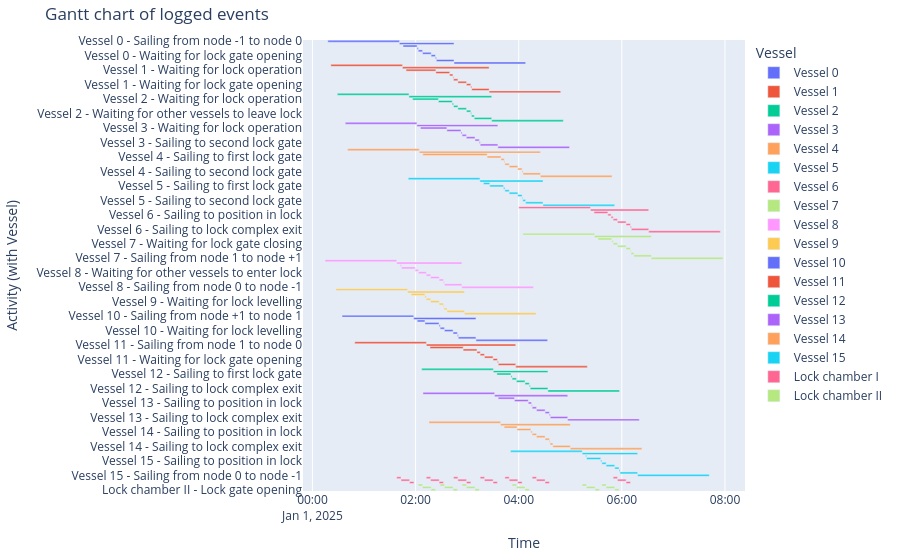

The notebook cell this image was saved under:
### Markdown cell above
##### Gantt chart of event table
We can create a gantt chart of all the objects:

### Code cell
df_eventtable = logbook2eventtable([*vessels, lock_chamber_I, lock_chamber_II])
fig = generate_vessel_gantt_chart(df_eventtable)

### Figure 1 — Plotly figure (JSON) as saved in the notebook; plotly's stock layout.template omitted (floating-point values rounded to 4 significant figures)
{"data": [{"base": ["2025-01-01T00:17:55.000000", "2025-01-01T01:41:15.000000", "2025-01-01T01:45:25.000000", "2025-01-01T02:01:46.000000", "2025-01-01T02:03:07.000000", "2025-01-01T02:08:07.000000", "2025-01-01T02:18:07.000000", "2025-01-01T02:23:07.000000", "2025-01-01T02:24:12.000000", "2025-01-01T02:44:44.000000"], "hovertemplate": "object name=Vessel 0<br>start time=%{base}<br>stop time=%{x}<br>activity label=%{y}<extra></extra>", "legendgroup": "Vessel 0", "marker": {"color": "#636efa", "pattern": {"shape": ""}}, "name": "Vessel 0", "orientation": "h", "showlegend": true, "textposition": "auto", "type": "bar", "x": [5000000, 3809000, 981000, 81000, 300000, 600000, 300000, 65000, 1232000, 5000000], "xaxis": "x", "y": ["Vessel 0 - Sailing from node -1 to node 0", "Vessel 0 - Sailing from node 0 to node 1", "Vessel 0 - Sailing to first lock gate", "Vessel 0 - Sailing to position in lock", "Vessel 0 - Waiting for lock gate closing", "Vessel 0 - Waiting for lock levelling", "Vessel 0 - Waiting for lock gate opening", "Vessel 0 - Sailing to second lock gate", "Vessel 0 - Sailing to lock complex exit", "Vessel 0 - Sailing from node 1 to node +1"], "yaxis": "y"}, {"base": ["2025-01-01T00:21:25.000000", "2025-01-01T01:44:45.000000", "2025-01-01T01:48:55.000000", "2025-01-01T02:23:37.000000", "2025-01-01T02:39:40.000000", "2025-01-01T02:43:26.000000", "2025-01-01T02:44:14.000000", "2025-01-01T02:49:14.000000", "2025-01-01T02:59:14.000000", "2025-01-01T03:04:14.000000", "2025-01-01T03:05:20.000000", "2025-01-01T03:25:33.000000"], "hovertemplate": "object name=Vessel 1<br>start time=%{base}<br>stop time=%{x}<br>activity label=%{y}<extra></extra>", "legendgroup": "Vessel 1", "marker": {"color": "#EF553B", "pattern": {"shape": ""}}, "name": "Vessel 1", "orientation": "h", "showlegend": true, "textposition": "auto", "type": "bar", "x": [5000000, 6048000, 2082000, 963000, 226000, 48000, 300000, 600000, 300000, 66000, 1213000, 5000000], "xaxis": "x", "y": ["Vessel 1 - Sailing from node -1 to node 0", "Vessel 1 - Sailing from node 0 to node 1", "Vessel 1 - Waiting for lock operation", "Vessel 1 - Sailing to first lock gate", "Vessel 1 - Sailing to position in lock", "Vessel 1 - Waiting for other vessels to enter lock", "Vessel 1 - Waiting for lock gate closing", "Vessel 1 - Waiting for lock levelling", "Vessel 1 - Waiting for lock gate opening", "Vessel 1 - Sailing to second lock gate", "Vessel 1 - Sailing to lock complex exit", "Vessel 1 - Sailing from node 1 to node +1"], "yaxis": "y"}, {"base": ["2025-01-01T00:28:58.000000", "2025-01-01T01:52:18.000000", "2025-01-01T01:56:28.000000", "2025-01-01T02:26:37.000000", "2025-01-01T02:42:40.000000", "2025-01-01T02:44:14.000000", "2025-01-01T02:49:14.000000", "2025-01-01T02:59:14.000000", "2025-01-01T03:04:14.000000", "2025-01-01T03:05:03.000000", "2025-01-01T03:08:20.000000", "2025-01-01T03:28:33.000000"], "hovertemplate": "object name=Vessel 2<br>start time=%{base}<br>stop time=%{x}<br>activity label=%{y}<extra></extra>", "legendgroup": "Vessel 2", "marker": {"color": "#00cc96", "pattern": {"shape": ""}}, "name": "Vessel 2", "orientation": "h", "showlegend": true, "textposition": "auto", "type": "bar", "x": [5000000, 5775000, 1809000, 963000, 94000, 300000, 600000, 300000, 49000, 197000, 1213000, 5000000], "xaxis": "x", "y": ["Vessel 2 - Sailing from node -1 to node 0", "Vessel 2 - Sailing from node 0 to node 1", "Vessel 2 - Waiting for lock operation", "Vessel 2 - Sailing to first lock gate", "Vessel 2 - Sailing to position in lock", "Vessel 2 - Waiting for lock gate closing", "Vessel 2 - Waiting for lock levelling", "Vessel 2 - Waiting for lock gate opening", "Vessel 2 - Waiting for other vessels to leave lock", "Vessel 2 - Sailing to second lock gate", "Vessel 2 - Sailing to lock complex exit", "Vessel 2 - Sailing from node 1 to node +1"], "yaxis": "y"}, {"base": ["2025-01-01T00:38:13.000000", "2025-01-01T02:01:33.000000", "2025-01-01T02:05:43.000000", "2025-01-01T02:36:26.000000", "2025-01-01T02:52:48.000000", "2025-01-01T02:54:08.000000", "2025-01-01T02:59:08.000000", "2025-01-01T03:09:08.000000", "2025-01-01T03:14:08.000000", "2025-01-01T03:15:14.000000", "2025-01-01T03:35:46.000000"], "hovertemplate": "object name=Vessel 3<br>start time=%{base}<br>stop time=%{x}<br>activity label=%{y}<extra></extra>", "legendgroup": "Vessel 3", "marker": {"color": "#ab63fa", "pattern": {"shape": ""}}, "name": "Vessel 3", "orientation": "h", "showlegend": true, "textposition": "auto", "type": "bar", "x": [5000000, 5653000, 1843000, 982000, 80000, 300000, 600000, 300000, 66000, 1232000, 5000000], "xaxis": "x", "y": ["Vessel 3 - Sailing from node -1 to node 0", "Vessel 3 - Sailing from node 0 to node 1", "Vessel 3 - Waiting for lock operation", "Vessel 3 - Sailing to first lock gate", "Vessel 3 - Sailing to position in lock", "Vessel 3 - Waiting for lock gate closing", "Vessel 3 - Waiting for lock levelling", "Vessel 3 - Waiting for lock gate opening", "Vessel 3 - Sailing to second lock gate", "Vessel 3 - Sailing to lock complex exit", "Vessel 3 - Sailing from node 1 to node +1"], "yaxis": "y"}, {"base": ["2025-01-01T00:40:58.000000", "2025-01-01T02:04:18.000000", "2025-01-01T02:08:28.000000", "2025-01-01T03:23:18.000000", "2025-01-01T03:39:22.000000", "2025-01-01T03:43:08.000000", "2025-01-01T03:43:56.000000", "2025-01-01T03:48:56.000000", "2025-01-01T03:58:56.000000", "2025-01-01T04:03:56.000000", "2025-01-01T04:05:02.000000", "2025-01-01T04:25:15.000000"], "hovertemplate": "object name=Vessel 4<br>start time=%{base}<br>stop time=%{x}<br>activity label=%{y}<extra></extra>", "legendgroup": "Vessel 4", "marker": {"color": "#FFA15A", "pattern": {"shape": ""}}, "name": "Vessel 4", "orientation": "h", "showlegend": true, "textposition": "auto", "type": "bar", "x": [5000000, 8457000, 4490000, 964000, 226000, 48000, 300000, 600000, 300000, 66000, 1213000, 5000000], "xaxis": "x", "y": ["Vessel 4 - Sailing from node -1 to node 0", "Vessel 4 - Sailing from node 0 to node 1", "Vessel 4 - Waiting for lock operation", "Vessel 4 - Sailing to first lock gate", "Vessel 4 - Sailing to position in lock", "Vessel 4 - Waiting for other vessels to enter lock", "Vessel 4 - Waiting for lock gate closing", "Vessel 4 - Waiting for lock levelling", "Vessel 4 - Waiting for lock gate opening", "Vessel 4 - Sailing to second lock gate", "Vessel 4 - Sailing to lock complex exit", "Vessel 4 - Sailing from node 1 to node +1"], "yaxis": "y"}, {"base": ["2025-01-01T01:51:31.000000", "2025-01-01T03:14:51.000000", "2025-01-01T03:19:01.000000", "2025-01-01T03:26:18.000000", "2025-01-01T03:42:22.000000", "2025-01-01T03:43:56.000000", "2025-01-01T03:48:56.000000", "2025-01-01T03:58:56.000000", "2025-01-01T04:03:56.000000", "2025-01-01T04:04:45.000000", "2025-01-01T04:08:02.000000", "2025-01-01T04:28:15.000000"], "hovertemplate": "object name=Vessel 5<br>start time=%{base}<br>stop time=%{x}<br>activity label=%{y}<extra></extra>", "legendgroup": "Vessel 5", "marker": {"color": "#19d3f3", "pattern": {"shape": ""}}, "name": "Vessel 5", "orientation": "h", "showlegend": true, "textposition": "auto", "type": "bar", "x": [5000000, 4404000, 437000, 964000, 94000, 300000, 600000, 300000, 49000, 197000, 1213000, 5000000], "xaxis": "x", "y": ["Vessel 5 - Sailing from node -1 to node 0", "Vessel 5 - Sailing from node 0 to node 1", "Vessel 5 - Waiting for lock operation", "Vessel 5 - Sailing to first lock gate", "Vessel 5 - Sailing to position in lock", "Vessel 5 - Waiting for lock gate closing", "Vessel 5 - Waiting for lock levelling", "Vessel 5 - Waiting for lock gate opening", "Vessel 5 - Waiting for other vessels to leave lock", "Vessel 5 - Sailing to second lock gate", "Vessel 5 - Sailing to lock complex exit", "Vessel 5 - Sailing from node 1 to node +1"], "yaxis": "y"}, {"base": ["2025-01-01T04:00:10.000000", "2025-01-01T05:23:30.000000", "2025-01-01T05:27:40.000000", "2025-01-01T05:43:43.000000", "2025-01-01T05:47:29.000000", "2025-01-01T05:49:56.000000", "2025-01-01T05:54:56.000000", "2025-01-01T06:04:56.000000", "2025-01-01T06:09:56.000000", "2025-01-01T06:11:02.000000", "2025-01-01T06:31:15.000000"], "hovertemplate": "object name=Vessel 6<br>start time=%{base}<br>stop time=%{x}<br>activity label=%{y}<extra></extra>", "legendgroup": "Vessel 6", "marker": {"color": "#FF6692", "pattern": {"shape": ""}}, "name": "Vessel 6", "orientation": "h", "showlegend": true, "textposition": "auto", "type": "bar", "x": [5000000, 4065000, 963000, 226000, 147000, 300000, 600000, 300000, 66000, 1213000, 5000000], "xaxis": "x", "y": ["Vessel 6 - Sailing from node -1 to node 0", "Vessel 6 - Sailing from node 0 to node 1", "Vessel 6 - Sailing to first lock gate", "Vessel 6 - Sailing to position in lock", "Vessel 6 - Waiting for other vessels to enter lock", "Vessel 6 - Waiting for lock gate closing", "Vessel 6 - Waiting for lock levelling", "Vessel 6 - Waiting for lock gate opening", "Vessel 6 - Sailing to second lock gate", "Vessel 6 - Sailing to lock complex exit", "Vessel 6 - Sailing from node 1 to node +1"], "yaxis": "y"}, {"base": ["2025-01-01T04:04:49.000000", "2025-01-01T05:28:09.000000", "2025-01-01T05:32:19.000000", "2025-01-01T05:48:22.000000", "2025-01-01T05:49:56.000000", "2025-01-01T05:54:56.000000", "2025-01-01T06:04:56.000000", "2025-01-01T06:09:56.000000", "2025-01-01T06:10:45.000000", "2025-01-01T06:14:02.000000", "2025-01-01T06:34:15.000000"], "hovertemplate": "object name=Vessel 7<br>start time=%{base}<br>stop time=%{x}<br>activity label=%{y}<extra></extra>", "legendgroup": "Vessel 7", "marker": {"color": "#B6E880", "pattern": {"shape": ""}}, "name": "Vessel 7", "orientation": "h", "showlegend": true, "textposition": "auto", "type": "bar", "x": [5000000, 3966000, 963000, 94000, 300000, 600000, 300000, 49000, 197000, 1213000, 5000000], "xaxis": "x", "y": ["Vessel 7 - Sailing from node -1 to node 0", "Vessel 7 - Sailing from node 0 to node 1", "Vessel 7 - Sailing to first lock gate", "Vessel 7 - Sailing to position in lock", "Vessel 7 - Waiting for lock gate closing", "Vessel 7 - Waiting for lock levelling", "Vessel 7 - Waiting for lock gate opening", "Vessel 7 - Waiting for other vessels to leave lock", "Vessel 7 - Sailing to second lock gate", "Vessel 7 - Sailing to lock complex exit", "Vessel 7 - Sailing from node 1 to node +1"], "yaxis": "y"}, {"base": ["2025-01-01T00:14:44.000000", "2025-01-01T01:38:04.000000", "2025-01-01T01:42:14.000000", "2025-01-01T01:43:34.000000", "2025-01-01T01:59:37.000000", "2025-01-01T02:03:23.000000", "2025-01-01T02:12:29.000000", "2025-01-01T02:17:29.000000", "2025-01-01T02:27:29.000000", "2025-01-01T02:32:29.000000", "2025-01-01T02:33:35.000000", "2025-01-01T02:53:48.000000"], "hovertemplate": "object name=Vessel 8<br>start time=%{base}<br>stop time=%{x}<br>activity label=%{y}<extra></extra>", "legendgroup": "Vessel 8", "marker": {"color": "#FF97FF", "pattern": {"shape": ""}}, "name": "Vessel 8", "orientation": "h", "showlegend": true, "textposition": "auto", "type": "bar", "x": [5000000, 4544000, 80000, 963000, 226000, 546000, 300000, 600000, 300000, 66000, 1213000, 5000000], "xaxis": "x", "y": ["Vessel 8 - Sailing from node +1 to node 1", "Vessel 8 - Sailing from node 1 to node 0", "Vessel 8 - Waiting for lock operation", "Vessel 8 - Sailing to first lock gate", "Vessel 8 - Sailing to position in lock", "Vessel 8 - Waiting for other vessels to enter lock", "Vessel 8 - Waiting for lock gate closing", "Vessel 8 - Waiting for lock levelling", "Vessel 8 - Waiting for lock gate opening", "Vessel 8 - Sailing to second lock gate", "Vessel 8 - Sailing to lock complex exit", "Vessel 8 - Sailing from node 0 to node -1"], "yaxis": "y"}, {"base": ["2025-01-01T00:27:21.000000", "2025-01-01T01:50:41.000000", "2025-01-01T01:54:51.000000", "2025-01-01T02:10:54.000000", "2025-01-01T02:12:29.000000", "2025-01-01T02:17:29.000000", "2025-01-01T02:27:29.000000", "2025-01-01T02:32:29.000000", "2025-01-01T02:33:18.000000", "2025-01-01T02:36:35.000000", "2025-01-01T02:56:48.000000"], "hovertemplate": "object name=Vessel 9<br>start time=%{base}<br>stop time=%{x}<br>activity label=%{y}<extra></extra>", "legendgroup": "Vessel 9", "marker": {"color": "#FECB52", "pattern": {"shape": ""}}, "name": "Vessel 9", "orientation": "h", "showlegend": true, "textposition": "auto", "type": "bar", "x": [5000000, 3967000, 963000, 95000, 300000, 600000, 300000, 49000, 197000, 1213000, 5000000], "xaxis": "x", "y": ["Vessel 9 - Sailing from node +1 to node 1", "Vessel 9 - Sailing from node 1 to node 0", "Vessel 9 - Sailing to first lock gate", "Vessel 9 - Sailing to position in lock", "Vessel 9 - Waiting for lock gate closing", "Vessel 9 - Waiting for lock levelling", "Vessel 9 - Waiting for lock gate opening", "Vessel 9 - Waiting for other vessels to leave lock", "Vessel 9 - Sailing to second lock gate", "Vessel 9 - Sailing to lock complex exit", "Vessel 9 - Sailing from node 0 to node -1"], "yaxis": "y"}, {"base": ["2025-01-01T00:34:27.000000", "2025-01-01T01:57:47.000000", "2025-01-01T02:01:57.000000", "2025-01-01T02:10:55.000000", "2025-01-01T02:27:17.000000", "2025-01-01T02:28:37.000000", "2025-01-01T02:33:37.000000", "2025-01-01T02:43:37.000000", "2025-01-01T02:48:37.000000", "2025-01-01T02:49:43.000000", "2025-01-01T03:10:15.000000"], "hovertemplate": "object name=Vessel 10<br>start time=%{base}<br>stop time=%{x}<br>activity label=%{y}<extra></extra>", "legendgroup": "Vessel 10", "marker": {"color": "#636efa", "pattern": {"shape": ""}}, "name": "Vessel 10", "orientation": "h", "showlegend": true, "textposition": "auto", "type": "bar", "x": [5000000, 4348000, 538000, 982000, 80000, 300000, 600000, 300000, 66000, 1232000, 5000000], "xaxis": "x", "y": ["Vessel 10 - Sailing from node +1 to node 1", "Vessel 10 - Sailing from node 1 to node 0", "Vessel 10 - Waiting for lock operation", "Vessel 10 - Sailing to first lock gate", "Vessel 10 - Sailing to position in lock", "Vessel 10 - Waiting for lock gate closing", "Vessel 10 - Waiting for lock levelling", "Vessel 10 - Waiting for lock gate opening", "Vessel 10 - Sailing to second lock gate", "Vessel 10 - Sailing to lock complex exit", "Vessel 10 - Sailing from node 0 to node -1"], "yaxis": "y"}, {"base": ["2025-01-01T00:49:15.000000", "2025-01-01T02:12:35.000000", "2025-01-01T02:16:45.000000", "2025-01-01T02:55:22.000000", "2025-01-01T03:11:25.000000", "2025-01-01T03:15:11.000000", "2025-01-01T03:20:11.000000", "2025-01-01T03:30:11.000000", "2025-01-01T03:35:11.000000", "2025-01-01T03:36:17.000000", "2025-01-01T03:56:30.000000"], "hovertemplate": "object name=Vessel 11<br>start time=%{base}<br>stop time=%{x}<br>activity label=%{y}<extra></extra>", "legendgroup": "Vessel 11", "marker": {"color": "#EF553B", "pattern": {"shape": ""}}, "name": "Vessel 11", "orientation": "h", "showlegend": true, "textposition": "auto", "type": "bar", "x": [5000000, 6235000, 2317000, 963000, 226000, 300000, 600000, 300000, 66000, 1213000, 5000000], "xaxis": "x", "y": ["Vessel 11 - Sailing from node +1 to node 1", "Vessel 11 - Sailing from node 1 to node 0", "Vessel 11 - Waiting for lock operation", "Vessel 11 - Sailing to first lock gate", "Vessel 11 - Sailing to position in lock", "Vessel 11 - Waiting for lock gate closing", "Vessel 11 - Waiting for lock levelling", "Vessel 11 - Waiting for lock gate opening", "Vessel 11 - Sailing to second lock gate", "Vessel 11 - Sailing to lock complex exit", "Vessel 11 - Sailing from node 0 to node -1"], "yaxis": "y"}, {"base": ["2025-01-01T02:07:07.000000", "2025-01-01T03:30:27.000000", "2025-01-01T03:34:37.000000", "2025-01-01T03:50:59.000000", "2025-01-01T03:52:19.000000", "2025-01-01T03:57:19.000000", "2025-01-01T04:07:19.000000", "2025-01-01T04:12:19.000000", "2025-01-01T04:13:25.000000", "2025-01-01T04:33:57.000000"], "hovertemplate": "object name=Vessel 12<br>start time=%{base}<br>stop time=%{x}<br>activity label=%{y}<extra></extra>", "legendgroup": "Vessel 12", "marker": {"color": "#00cc96", "pattern": {"shape": ""}}, "name": "Vessel 12", "orientation": "h", "showlegend": true, "textposition": "auto", "type": "bar", "x": [5000000, 3810000, 982000, 80000, 300000, 600000, 300000, 66000, 1232000, 5000000], "xaxis": "x", "y": ["Vessel 12 - Sailing from node +1 to node 1", "Vessel 12 - Sailing from node 1 to node 0", "Vessel 12 - Sailing to first lock gate", "Vessel 12 - Sailing to position in lock", "Vessel 12 - Waiting for lock gate closing", "Vessel 12 - Waiting for lock levelling", "Vessel 12 - Waiting for lock gate opening", "Vessel 12 - Sailing to second lock gate", "Vessel 12 - Sailing to lock complex exit", "Vessel 12 - Sailing from node 0 to node -1"], "yaxis": "y"}, {"base": ["2025-01-01T02:08:36.000000", "2025-01-01T03:31:56.000000", "2025-01-01T03:36:06.000000", "2025-01-01T03:55:04.000000", "2025-01-01T04:11:07.000000", "2025-01-01T04:14:53.000000", "2025-01-01T04:15:42.000000", "2025-01-01T04:20:42.000000", "2025-01-01T04:30:42.000000", "2025-01-01T04:35:42.000000", "2025-01-01T04:36:47.000000", "2025-01-01T04:57:00.000000"], "hovertemplate": "object name=Vessel 13<br>start time=%{base}<br>stop time=%{x}<br>activity label=%{y}<extra></extra>", "legendgroup": "Vessel 13", "marker": {"color": "#ab63fa", "pattern": {"shape": ""}}, "name": "Vessel 13", "orientation": "h", "showlegend": true, "textposition": "auto", "type": "bar", "x": [5000000, 5104000, 1138000, 963000, 226000, 49000, 300000, 600000, 300000, 65000, 1213000, 5000000], "xaxis": "x", "y": ["Vessel 13 - Sailing from node +1 to node 1", "Vessel 13 - Sailing from node 1 to node 0", "Vessel 13 - Waiting for lock operation", "Vessel 13 - Sailing to first lock gate", "Vessel 13 - Sailing to position in lock", "Vessel 13 - Waiting for other vessels to enter lock", "Vessel 13 - Waiting for lock gate closing", "Vessel 13 - Waiting for lock levelling", "Vessel 13 - Waiting for lock gate opening", "Vessel 13 - Sailing to second lock gate", "Vessel 13 - Sailing to lock complex exit", "Vessel 13 - Sailing from node 0 to node -1"], "yaxis": "y"}, {"base": ["2025-01-01T02:15:36.000000", "2025-01-01T03:38:56.000000", "2025-01-01T03:43:06.000000", "2025-01-01T03:58:04.000000", "2025-01-01T04:14:07.000000", "2025-01-01T04:15:42.000000", "2025-01-01T04:20:42.000000", "2025-01-01T04:30:42.000000", "2025-01-01T04:35:42.000000", "2025-01-01T04:36:31.000000", "2025-01-01T04:39:47.000000", "2025-01-01T05:00:00.000000"], "hovertemplate": "object name=Vessel 14<br>start time=%{base}<br>stop time=%{x}<br>activity label=%{y}<extra></extra>", "legendgroup": "Vessel 14", "marker": {"color": "#FFA15A", "pattern": {"shape": ""}}, "name": "Vessel 14", "orientation": "h", "showlegend": true, "textposition": "auto", "type": "bar", "x": [5000000, 4864000, 898000, 963000, 95000, 300000, 600000, 300000, 49000, 196000, 1213000, 5000000], "xaxis": "x", "y": ["Vessel 14 - Sailing from node +1 to node 1", "Vessel 14 - Sailing from node 1 to node 0", "Vessel 14 - Waiting for lock operation", "Vessel 14 - Sailing to first lock gate", "Vessel 14 - Sailing to position in lock", "Vessel 14 - Waiting for lock gate closing", "Vessel 14 - Waiting for lock levelling", "Vessel 14 - Waiting for lock gate opening", "Vessel 14 - Waiting for other vessels to leave lock", "Vessel 14 - Sailing to second lock gate", "Vessel 14 - Sailing to lock complex exit", "Vessel 14 - Sailing from node 0 to node -1"], "yaxis": "y"}, {"base": ["2025-01-01T03:50:31.000000", "2025-01-01T05:13:51.000000", "2025-01-01T05:18:01.000000", "2025-01-01T05:19:02.000000", "2025-01-01T05:35:24.000000", "2025-01-01T05:36:44.000000", "2025-01-01T05:41:44.000000", "2025-01-01T05:51:44.000000", "2025-01-01T05:56:44.000000", "2025-01-01T05:57:49.000000", "2025-01-01T06:18:21.000000"], "hovertemplate": "object name=Vessel 15<br>start time=%{base}<br>stop time=%{x}<br>activity label=%{y}<extra></extra>", "legendgroup": "Vessel 15", "marker": {"color": "#19d3f3", "pattern": {"shape": ""}}, "name": "Vessel 15", "orientation": "h", "showlegend": true, "textposition": "auto", "type": "bar", "x": [5000000, 3870000, 61000, 982000, 80000, 300000, 600000, 300000, 65000, 1232000, 5000000], "xaxis": "x", "y": ["Vessel 15 - Sailing from node +1 to node 1", "Vessel 15 - Sailing from node 1 to node 0", "Vessel 15 - Waiting for lock operation", "Vessel 15 - Sailing to first lock gate", "Vessel 15 - Sailing to position in lock", "Vessel 15 - Waiting for lock gate closing", "Vessel 15 - Waiting for lock levelling", "Vessel 15 - Waiting for lock gate opening", "Vessel 15 - Sailing to second lock gate", "Vessel 15 - Sailing to lock complex exit", "Vessel 15 - Sailing from node 0 to node -1"], "yaxis": "y"}, {"base": ["2025-01-01T01:38:04.000000", "2025-01-01T01:43:04.000000", "2025-01-01T01:53:04.000000", "2025-01-01T02:12:29.000000", "2025-01-01T02:17:29.000000", "2025-01-01T02:27:29.000000", "2025-01-01T02:44:14.000000", "2025-01-01T02:49:14.000000", "2025-01-01T02:59:14.000000", "2025-01-01T03:15:11.000000", "2025-01-01T03:20:11.000000", "2025-01-01T03:30:11.000000", "2025-01-01T03:43:56.000000", "2025-01-01T03:48:56.000000", "2025-01-01T03:58:56.000000", "2025-01-01T04:15:42.000000", "2025-01-01T04:20:42.000000", "2025-01-01T04:30:42.000000", "2025-01-01T05:49:56.000000", "2025-01-01T05:54:56.000000", "2025-01-01T06:04:56.000000"], "hovertemplate": "object name=Lock chamber I<br>start time=%{base}<br>stop time=%{x}<br>activity label=%{y}<extra></extra>", "legendgroup": "Lock chamber I", "marker": {"color": "#FF6692", "pattern": {"shape": ""}}, "name": "Lock chamber I", "orientation": "h", "showlegend": true, "textposition": "auto", "type": "bar", "x": [300000, 600000, 300000, 300000, 600000, 300000, 300000, 600000, 300000, 300000, 600000, 300000, 300000, 600000, 300000, 300000, 600000, 300000, 300000, 600000, 300000], "xaxis": "x", "y": ["Lock chamber I - Lock gate closing", "Lock chamber I - Lock levelling", "Lock chamber I - Lock gate opening", "Lock chamber I - Lock gate closing", "Lock chamber I - Lock levelling", "Lock chamber I - Lock gate opening", "Lock chamber I - Lock gate closing", "Lock chamber I - Lock levelling", "Lock chamber I - Lock gate opening", "Lock chamber I - Lock gate closing", "Lock chamber I - Lock levelling", "Lock chamber I - Lock gate opening", "Lock chamber I - Lock gate closing", "Lock chamber I - Lock levelling", "Lock chamber I - Lock gate opening", "Lock chamber I - Lock gate closing", "Lock chamber I - Lock levelling", "Lock chamber I - Lock gate opening", "Lock chamber I - Lock gate closing", "Lock chamber I - Lock levelling", "Lock chamber I - Lock gate opening"], "yaxis": "y"}, {"base": ["2025-01-01T02:03:07.000000", "2025-01-01T02:08:07.000000", "2025-01-01T02:18:07.000000", "2025-01-01T02:28:37.000000", "2025-01-01T02:33:37.000000", "2025-01-01T02:43:37.000000", "2025-01-01T02:54:08.000000", "2025-01-01T02:59:08.000000", "2025-01-01T03:09:08.000000", "2025-01-01T03:52:19.000000", "2025-01-01T03:57:19.000000", "2025-01-01T04:07:19.000000", "2025-01-01T05:13:51.000000", "2025-01-01T05:18:51.000000", "2025-01-01T05:28:51.000000", "2025-01-01T05:36:44.000000", "2025-01-01T05:41:44.000000", "2025-01-01T05:51:44.000000"], "hovertemplate": "object name=Lock chamber II<br>start time=%{base}<br>stop time=%{x}<br>activity label=%{y}<extra></extra>", "legendgroup": "Lock chamber II", "marker": {"color": "#B6E880", "pattern": {"shape": ""}}, "name": "Lock chamber II", "orientation": "h", "showlegend": true, "textposition": "auto", "type": "bar", "x": [300000, 600000, 300000, 300000, 600000, 300000, 300000, 600000, 300000, 300000, 600000, 300000, 300000, 600000, 300000, 300000, 600000, 300000], "xaxis": "x", "y": ["Lock chamber II - Lock gate closing", "Lock chamber II - Lock levelling", "Lock chamber II - Lock gate opening", "Lock chamber II - Lock gate closing", "Lock chamber II - Lock levelling", "Lock chamber II - Lock gate opening", "Lock chamber II - Lock gate closing", "Lock chamber II - Lock levelling", "Lock chamber II - Lock gate opening", "Lock chamber II - Lock gate closing", "Lock chamber II - Lock levelling", "Lock chamber II - Lock gate opening", "Lock chamber II - Lock gate closing", "Lock chamber II - Lock levelling", "Lock chamber II - Lock gate opening", "Lock chamber II - Lock gate closing", "Lock chamber II - Lock levelling", "Lock chamber II - Lock gate opening"], "yaxis": "y"}], "layout": {"barmode": "overlay", "legend": {"title": {"text": "Vessel"}, "tracegroupgap": 0}, "margin": {"b": 20, "l": 20, "r": 20, "t": 40}, "title": {"text": "Gantt chart of logged events"}, "xaxis": {"anchor": "y", "domain": [0, 1], "title": {"text": "Time"}, "type": "date"}, "yaxis": {"anchor": "x", "autorange": "reversed", "domain": [0, 1], "title": {"text": "Activity (with Vessel)"}}}}
